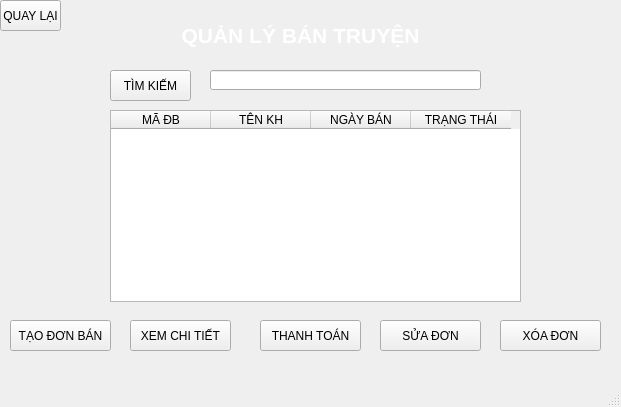
<?xml version="1.0" encoding="UTF-8"?>
<ui version="4.0">
 <class>qlbt</class>
 <widget class="QMainWindow" name="qlbt">
  <property name="geometry">
   <rect>
    <x>0</x>
    <y>0</y>
    <width>621</width>
    <height>407</height>
   </rect>
  </property>
  <property name="windowTitle">
   <string>QUẢN LÝ BÁN TRUYỆN</string>
  </property>
  <widget class="QWidget" name="centralwidget">
   <widget class="QLabel" name="label">
    <property name="geometry">
     <rect>
      <x>140</x>
      <y>0</y>
      <width>321</width>
      <height>71</height>
     </rect>
    </property>
    <property name="text">
     <string>&lt;html&gt;&lt;head/&gt;&lt;body&gt;&lt;p align=&quot;center&quot;&gt;&lt;span style=&quot; font-size:16pt; font-weight:600; color:#ffffff;&quot;&gt;QUẢN LÝ BÁN TRUYỆN&lt;/span&gt;&lt;/p&gt;&lt;/body&gt;&lt;/html&gt;</string>
    </property>
   </widget>
   <widget class="QPushButton" name="btn_timkiembt">
    <property name="geometry">
     <rect>
      <x>110</x>
      <y>70</y>
      <width>81</width>
      <height>31</height>
     </rect>
    </property>
    <property name="text">
     <string>TÌM KIẾM</string>
    </property>
   </widget>
   <widget class="QLineEdit" name="lineEditBanTruyen">
    <property name="geometry">
     <rect>
      <x>210</x>
      <y>70</y>
      <width>271</width>
      <height>20</height>
     </rect>
    </property>
   </widget>
   <widget class="QTableWidget" name="tableWidget">
    <property name="geometry">
     <rect>
      <x>110</x>
      <y>110</y>
      <width>411</width>
      <height>192</height>
     </rect>
    </property>
    <column>
     <property name="text">
      <string>MÃ ĐB</string>
     </property>
    </column>
    <column>
     <property name="text">
      <string>TÊN KH</string>
     </property>
    </column>
    <column>
     <property name="text">
      <string>NGÀY BÁN</string>
     </property>
    </column>
    <column>
     <property name="text">
      <string>TRẠNG THÁI</string>
     </property>
    </column>
   </widget>
   <widget class="QPushButton" name="btn_taobt">
    <property name="geometry">
     <rect>
      <x>10</x>
      <y>320</y>
      <width>101</width>
      <height>31</height>
     </rect>
    </property>
    <property name="text">
     <string>TẠO ĐƠN BÁN</string>
    </property>
   </widget>
   <widget class="QPushButton" name="btn_ctbt">
    <property name="geometry">
     <rect>
      <x>130</x>
      <y>320</y>
      <width>101</width>
      <height>31</height>
     </rect>
    </property>
    <property name="text">
     <string>XEM CHI TIẾT</string>
    </property>
   </widget>
   <widget class="QPushButton" name="btn_thanhtoan">
    <property name="geometry">
     <rect>
      <x>260</x>
      <y>320</y>
      <width>101</width>
      <height>31</height>
     </rect>
    </property>
    <property name="text">
     <string>THANH TOÁN</string>
    </property>
   </widget>
   <widget class="QPushButton" name="btn_xoabt">
    <property name="geometry">
     <rect>
      <x>500</x>
      <y>320</y>
      <width>101</width>
      <height>31</height>
     </rect>
    </property>
    <property name="text">
     <string>XÓA ĐƠN</string>
    </property>
   </widget>
   <widget class="QPushButton" name="btn_quaylai4">
    <property name="geometry">
     <rect>
      <x>0</x>
      <y>0</y>
      <width>61</width>
      <height>31</height>
     </rect>
    </property>
    <property name="text">
     <string>QUAY LẠI</string>
    </property>
   </widget>
   <widget class="QPushButton" name="btn_suabt">
    <property name="geometry">
     <rect>
      <x>380</x>
      <y>320</y>
      <width>101</width>
      <height>31</height>
     </rect>
    </property>
    <property name="text">
     <string>SỬA ĐƠN</string>
    </property>
   </widget>
   <widget class="QLabel" name="label_2">
    <property name="geometry">
     <rect>
      <x>0</x>
      <y>-50</y>
      <width>1051</width>
      <height>881</height>
     </rect>
    </property>
    <property name="text">
     <string/>
    </property>
    <property name="pixmap">
     <pixmap>../anhnen/R.jpg</pixmap>
    </property>
   </widget>
   <zorder>label_2</zorder>
   <zorder>label</zorder>
   <zorder>btn_timkiembt</zorder>
   <zorder>lineEditBanTruyen</zorder>
   <zorder>tableWidget</zorder>
   <zorder>btn_taobt</zorder>
   <zorder>btn_ctbt</zorder>
   <zorder>btn_thanhtoan</zorder>
   <zorder>btn_xoabt</zorder>
   <zorder>btn_quaylai4</zorder>
   <zorder>btn_suabt</zorder>
  </widget>
  <widget class="QMenuBar" name="menubar">
   <property name="geometry">
    <rect>
     <x>0</x>
     <y>0</y>
     <width>621</width>
     <height>21</height>
    </rect>
   </property>
  </widget>
  <widget class="QStatusBar" name="statusbar"/>
 </widget>
 <resources/>
 <connections/>
</ui>
